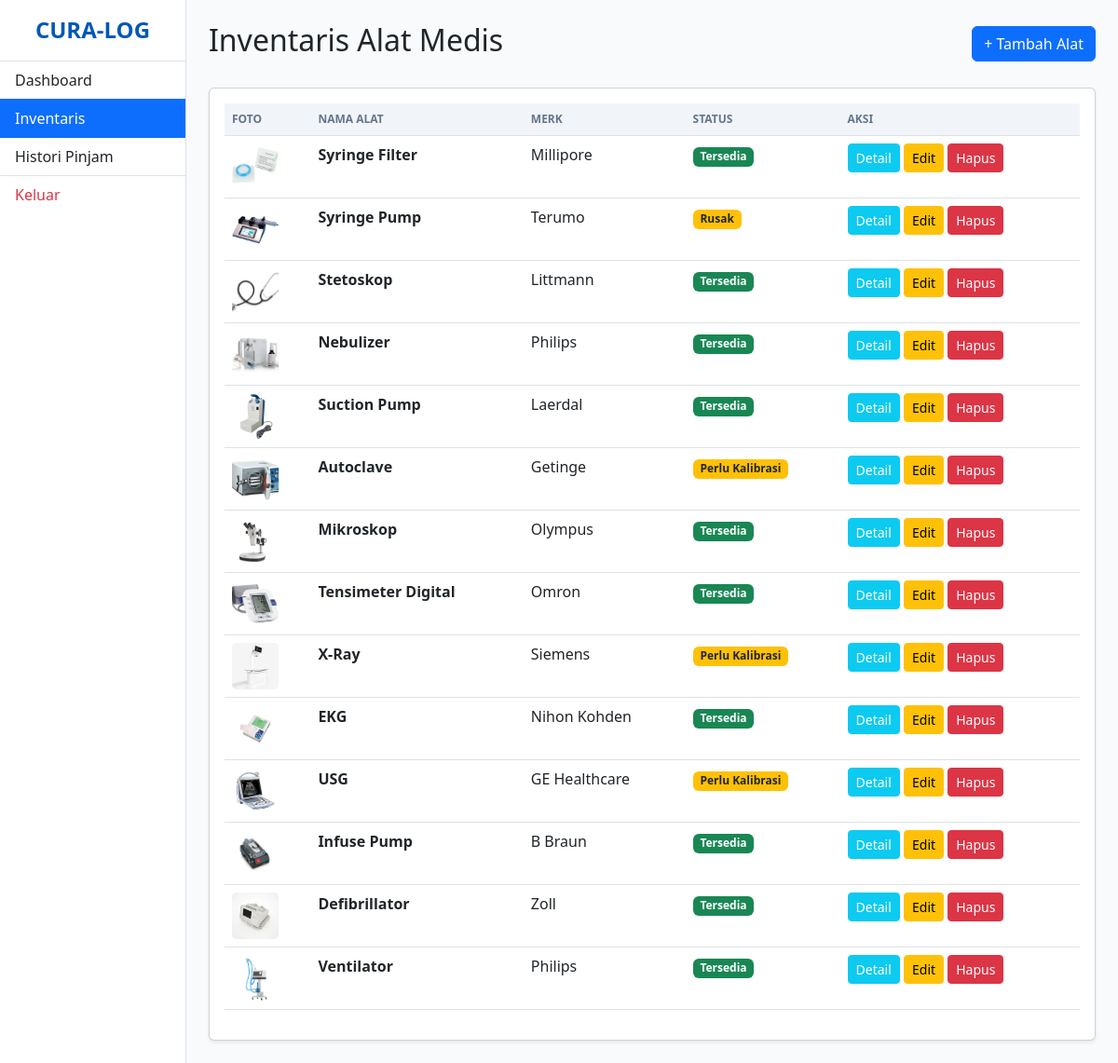
The app's page /fungsi/inventory.php (signed in) with its own data.
### tables this page shows
CREATE TABLE `alat` (
  `id_alat`        int(11) NOT NULL AUTO_INCREMENT,
  `no_seri`        varchar(60)  DEFAULT NULL,
  `nama_alat`      varchar(100) NOT NULL,
  `merk`           varchar(100) DEFAULT NULL,
  `kategori`       varchar(100) DEFAULT NULL,
  `gambar`         varchar(200) DEFAULT NULL,
  `tgl_masuk`      date         DEFAULT NULL,
  `id_ruangan`     int(11)      DEFAULT NULL,
  `masa_kalibrasi` date         DEFAULT NULL,
  `status`         enum('Tersedia','Dipinjam','Rusak','Maintenance','Perlu Kalibrasi')
                                NOT NULL DEFAULT 'Tersedia',
  `kondisi`        enum('Baik','Perlu Kalibrasi','Rusak')
                                NOT NULL DEFAULT 'Baik',
  `keterangan`     text         DEFAULT NULL,
  `created_at`     timestamp    NOT NULL DEFAULT CURRENT_TIMESTAMP,
  PRIMARY KEY (`id_alat`),
  KEY `fk_alat_ruangan` (`id_ruangan`),
  CONSTRAINT `fk_alat_ruangan`
    FOREIGN KEY (`id_ruangan`) REFERENCES `ruangan` (`id_ruangan`)
    ON DELETE SET NULL ON UPDATE CASCADE
);

### config.php (called while the page is built, shortened)
<?php
$base_url = "http://localhost/CURALOG/";
?>

### fungsi/inventory.php (the view, shortened to what this page needs)
<?php
require_once '../config.php';
global $koneksi;
$role = $_SESSION['role'];
include '../tampilan/header.php';
?>
<div class="container-fluid">
    <div class="row">
        <div class="col-md-2 sidebar p-0">
            <div class="sb-brand">
                <h4>CURA-LOG</h4>
            </div>
            <div class="list-group list-group-flush">
                <a href="../index.php" class="list-group-item list-group-item-action">Dashboard</a>
                <a href="inventory.php" class="list-group-item list-group-item-action active">Inventaris</a>
                <a href="history.php" class="list-group-item list-group-item-action">Histori Pinjam</a>
                <a href="../logout.php" class="list-group-item list-group-item-action text-danger">Keluar</a>
            </div>
        </div>
        <div class="col-md-10 p-4">
            <div class="d-flex justify-content-between align-items-center mb-4">
                <h2>Inventaris Alat Medis</h2>
                <?php if ($role != 'dokter') { ?>
                    <a href="tambah_alat.php" class="btn btn-primary"> + Tambah Alat</a>
                <?php } ?>
            </div>
            <div class="card shadow-sm">
                <div class="card-body">
                    <table class="table table-hover">
                        <thead>
                            <tr>
                                <th>Foto</th>
                                <th>Nama Alat</th>
                                <th>Merk</th>
                                <th>Status</th>
                                <th>Aksi</th>
                            </tr>
                        </thead>
                        <tbody>
                            <?php
                            $sql = "SELECT * FROM alat ORDER BY id_alat DESC";
                            $query = mysqli_query($koneksi, $sql);
                            while($data = mysqli_fetch_array($query)) {
                            ?>
                            <tr>
                                <td>
                                    <img src="../assets/img/alat_medis/<?php echo $data['gambar']; ?>" class="img-alat">
                                </td>
                                <td><strong><?php echo $data['nama_alat']; ?></strong></td>
                                <td><?php echo $data['merk']; ?></td>
                                <td>
                                    <span class="badge <?php echo ($data['status'] == 'Tersedia') ? 'bg-success' : 'bg-warning text-dark'; ?>">
                                        <?php echo $data['status']; ?>
                                    </span>
                                </td>
                                <td>
                                    <button class="btn btn-info btn-sm text-white"
                                            onclick="lihatDetail('<?php echo $data['nama_alat']; ?>', '<?php echo $data['merk']; ?>', '<?php echo $data['keterangan']; ?>')">
                                        Detail
                                    </button>
                                    <?php if ($role == 'dokter') { ?>
                                        <?php if ($data['status'] == 'Tersedia') { ?>
                                            <button class="btn btn-success btn-sm"
                                                    onclick="bukaPinjam('<?php echo $data['id_alat']; ?>', '<?php echo $data['nama_alat']; ?>')">
                                                Pinjam
                                            </button>
                                        <?php } ?>
                                    <?php } else { ?>
                                        <a href="edit_alat.php?id=<?php echo $data['id_alat']; ?>" class="btn btn-warning btn-sm">Edit</a>
                                        <a href="hapus_alat.php?id=<?php echo $data['id_alat']; ?>" class="btn btn-danger btn-sm" onclick="return confirm('Yakin mau hapus?')">Hapus</a>
                                    <?php } ?>
                                </td>
                            </tr>
                            <?php } ?>
                        </tbody>
                    </table>
                </div>
            </div>
        </div>
    </div>
</div>
<?php include '../tampilan/footer.php'; ?>

### tampilan/header.php (shortened to what this page needs)
<!DOCTYPE html>
<html lang="id">
<head>
    <link href="https://cdn.jsdelivr.net/npm/bootstrap@5.3.0/dist/css/bootstrap.min.css" rel="stylesheet">
    <link rel="stylesheet" href="https://cdn.jsdelivr.net/npm/bootstrap-icons@1.11.3/font/bootstrap-icons.min.css">
    <link rel="stylesheet" href="<?php echo $base_url; ?>css/style.css">
</head>
<body>

### tampilan/footer.php (shortened to what this page needs)
</body>
</html>

### css/style.css (style rules this page uses)
:root { --biru-rs: #0057B8; --putih: #ffffff; --abu-bg: #f8fafc; }
body { font-family: 'Segoe UI', Tahoma, Geneva, Verdana, sans-serif; background-color: var(--abu-bg); }
.sidebar { min-height: 100vh; background-color: var(--putih); border-right: 1px solid #dee2e6; }
.sb-brand { padding: 18px 20px; border-bottom: 1px solid #dee2e6; text-align: center; }
.sb-brand h4 { color: var(--biru-rs); font-weight: bold; margin: 0; }
.table thead th { background-color: #f1f5f9; color: #64748b; font-size: 12px; text-transform: uppercase; }
.img-alat { width: 50px; height: 50px; object-fit: cover; border-radius: 5px; }

### records on screen
alat: gambar (picture), nama_alat "Syringe Filter", merk "Millipore", status "Tersedia"
alat: gambar (picture), nama_alat "Syringe Pump", merk "Terumo", status "Rusak"
alat: gambar (picture), nama_alat "Stetoskop", merk "Littmann", status "Tersedia"
alat: gambar (picture), nama_alat "Nebulizer", merk "Philips", status "Tersedia"
alat: gambar (picture), nama_alat "Suction Pump", merk "Laerdal", status "Tersedia"
alat: gambar (picture), nama_alat "Autoclave", merk "Getinge", status "Perlu Kalibrasi"
alat: gambar (picture), nama_alat "Mikroskop", merk "Olympus", status "Tersedia"
alat: gambar (picture), nama_alat "Tensimeter Digital", merk "Omron", status "Tersedia"
alat: gambar (picture), nama_alat "X-Ray", merk "Siemens", status "Perlu Kalibrasi"
alat: gambar (picture), nama_alat "EKG", merk "Nihon Kohden", status "Tersedia"
alat: gambar (picture), nama_alat "USG", merk "GE Healthcare", status "Perlu Kalibrasi"
alat: gambar (picture), nama_alat "Infuse Pump", merk "B Braun", status "Tersedia"
alat: gambar (picture), nama_alat "Defibrillator", merk "Zoll", status "Tersedia"
alat: gambar (picture), nama_alat "Ventilator", merk "Philips", status "Tersedia"
